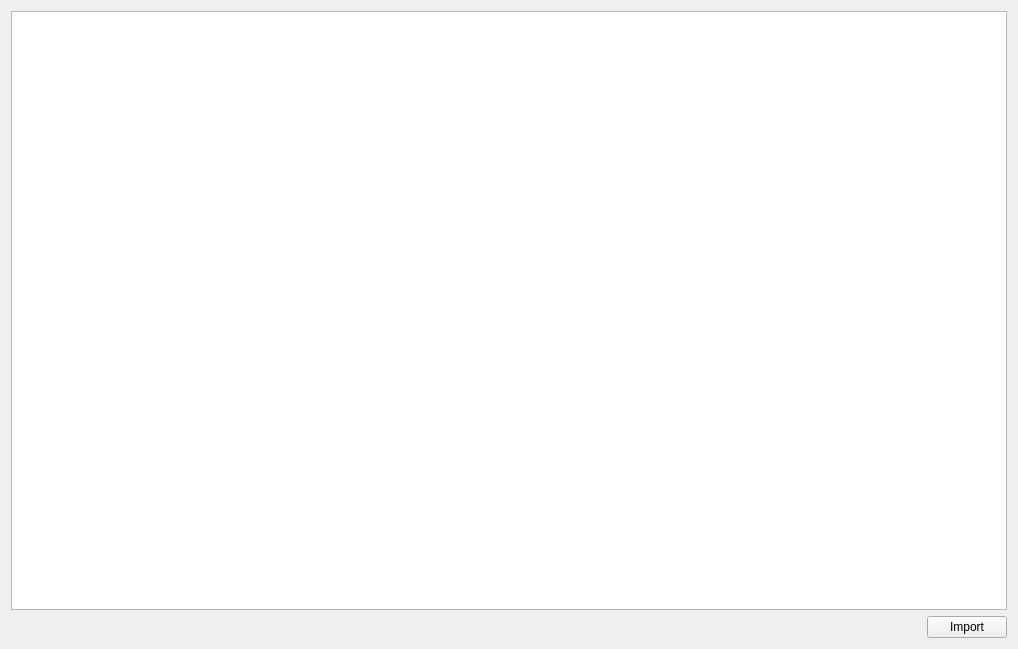
<?xml version="1.0" encoding="UTF-8"?>
<ui version="4.0">
 <class>AssetImportDlg</class>
 <widget class="QDialog" name="AssetImportDlg">
  <property name="geometry">
   <rect>
    <x>0</x>
    <y>0</y>
    <width>1018</width>
    <height>649</height>
   </rect>
  </property>
  <property name="windowTitle">
   <string>Asset Import</string>
  </property>
  <property name="windowIcon">
   <iconset resource="../../../Code/Tools/GuiFoundation/QtResources/resources.qrc">
    <normaloff>:/GuiFoundation/Icons/ezEditor16.png</normaloff>:/GuiFoundation/Icons/ezEditor16.png</iconset>
  </property>
  <layout class="QVBoxLayout" name="verticalLayout">
   <item>
    <widget class="QTableWidget" name="AssetTable">
     <property name="editTriggers">
      <set>QAbstractItemView::DoubleClicked|QAbstractItemView::EditKeyPressed</set>
     </property>
     <property name="alternatingRowColors">
      <bool>true</bool>
     </property>
     <property name="selectionMode">
      <enum>QAbstractItemView::SingleSelection</enum>
     </property>
     <property name="selectionBehavior">
      <enum>QAbstractItemView::SelectRows</enum>
     </property>
     <attribute name="verticalHeaderVisible">
      <bool>false</bool>
     </attribute>
    </widget>
   </item>
   <item>
    <layout class="QHBoxLayout" name="horizontalLayout">
     <item>
      <spacer name="horizontalSpacer">
       <property name="orientation">
        <enum>Qt::Horizontal</enum>
       </property>
       <property name="sizeHint" stdset="0">
        <size>
         <width>40</width>
         <height>20</height>
        </size>
       </property>
      </spacer>
     </item>
     <item>
      <widget class="QPushButton" name="ButtonImport">
       <property name="text">
        <string>Import</string>
       </property>
       <property name="autoDefault">
        <bool>false</bool>
       </property>
      </widget>
     </item>
    </layout>
   </item>
  </layout>
 </widget>
 <resources>
  <include location="../QtResources/resources.qrc"/>
  <include location="../../../Code/Tools/GuiFoundation/QtResources/resources.qrc"/>
 </resources>
 <connections/>
</ui>
